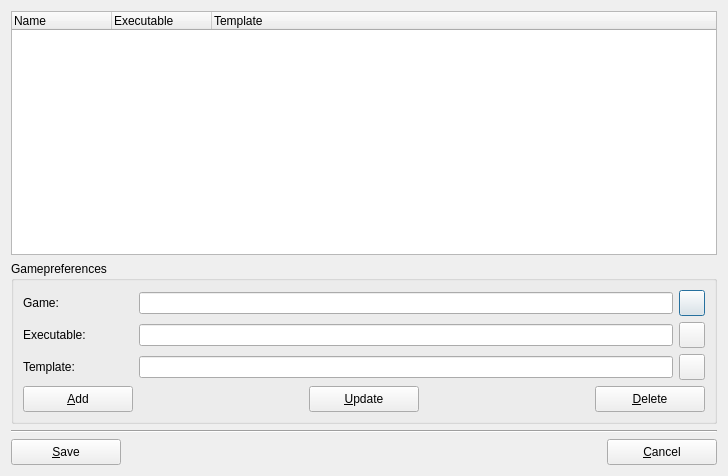
<ui version="4.0" >
 <class>GameDatabaseDialog</class>
 <widget class="QDialog" name="GameDatabaseDialog" >
  <property name="geometry" >
   <rect>
    <x>0</x>
    <y>0</y>
    <width>728</width>
    <height>476</height>
   </rect>
  </property>
  <property name="windowTitle" >
   <string>Game Database</string>
  </property>
  <property name="windowIcon" >
   <iconset resource="../res/dboxfe-gdb.qrc" >:/images/disc-media.png</iconset>
  </property>
  <layout class="QGridLayout" >
   <item row="0" column="0" colspan="3" >
    <widget class="QTreeWidget" name="treeWidget" >
     <column>
      <property name="text" >
       <string>Name</string>
      </property>
     </column>
     <column>
      <property name="text" >
       <string>Executable</string>
      </property>
     </column>
     <column>
      <property name="text" >
       <string>Template</string>
      </property>
     </column>
    </widget>
   </item>
   <item row="1" column="0" colspan="3" >
    <widget class="QGroupBox" name="groupBoxGamePreferences" >
     <property name="title" >
      <string>Gamepreferences</string>
     </property>
     <layout class="QGridLayout" >
      <item row="0" column="0" >
       <layout class="QHBoxLayout" >
        <item>
         <widget class="QLabel" name="lblGameName" >
          <property name="minimumSize" >
           <size>
            <width>110</width>
            <height>0</height>
           </size>
          </property>
          <property name="text" >
           <string>Game:</string>
          </property>
         </widget>
        </item>
        <item>
         <widget class="QLineEdit" name="lineEditGame" />
        </item>
        <item>
         <widget class="QPushButton" name="btnGame" >
          <property name="minimumSize" >
           <size>
            <width>26</width>
            <height>26</height>
           </size>
          </property>
          <property name="maximumSize" >
           <size>
            <width>26</width>
            <height>26</height>
           </size>
          </property>
          <property name="text" >
           <string/>
          </property>
          <property name="icon" >
           <iconset resource="../res/dboxfe-gdb.qrc" >:/images/copy.png</iconset>
          </property>
         </widget>
        </item>
       </layout>
      </item>
      <item row="1" column="0" >
       <layout class="QHBoxLayout" >
        <item>
         <widget class="QLabel" name="lblGameExecutable" >
          <property name="minimumSize" >
           <size>
            <width>110</width>
            <height>0</height>
           </size>
          </property>
          <property name="text" >
           <string>Executable:</string>
          </property>
         </widget>
        </item>
        <item>
         <widget class="QLineEdit" name="lineEditExecutable" />
        </item>
        <item>
         <widget class="QPushButton" name="btnExecutable" >
          <property name="minimumSize" >
           <size>
            <width>26</width>
            <height>26</height>
           </size>
          </property>
          <property name="maximumSize" >
           <size>
            <width>26</width>
            <height>26</height>
           </size>
          </property>
          <property name="text" >
           <string/>
          </property>
          <property name="icon" >
           <iconset resource="../res/dboxfe-gdb.qrc" >:/images/applications.png</iconset>
          </property>
         </widget>
        </item>
       </layout>
      </item>
      <item row="2" column="0" >
       <layout class="QHBoxLayout" >
        <item>
         <widget class="QLabel" name="lblTemplate" >
          <property name="minimumSize" >
           <size>
            <width>110</width>
            <height>0</height>
           </size>
          </property>
          <property name="text" >
           <string>Template:</string>
          </property>
         </widget>
        </item>
        <item>
         <widget class="QLineEdit" name="lineEditTemplate" />
        </item>
        <item>
         <widget class="QPushButton" name="btnTemplate" >
          <property name="minimumSize" >
           <size>
            <width>26</width>
            <height>26</height>
           </size>
          </property>
          <property name="maximumSize" >
           <size>
            <width>26</width>
            <height>26</height>
           </size>
          </property>
          <property name="text" >
           <string/>
          </property>
          <property name="icon" >
           <iconset resource="../res/dboxfe-gdb.qrc" >:/images/paste.png</iconset>
          </property>
         </widget>
        </item>
       </layout>
      </item>
      <item row="3" column="0" >
       <layout class="QHBoxLayout" >
        <item>
         <widget class="QPushButton" name="btnAdd" >
          <property name="minimumSize" >
           <size>
            <width>110</width>
            <height>26</height>
           </size>
          </property>
          <property name="maximumSize" >
           <size>
            <width>110</width>
            <height>26</height>
           </size>
          </property>
          <property name="text" >
           <string>&amp;Add</string>
          </property>
          <property name="icon" >
           <iconset resource="../res/dboxfe-gdb.qrc" >:/images/add.png</iconset>
          </property>
         </widget>
        </item>
        <item>
         <spacer>
          <property name="orientation" >
           <enum>Qt::Horizontal</enum>
          </property>
          <property name="sizeHint" >
           <size>
            <width>40</width>
            <height>20</height>
           </size>
          </property>
         </spacer>
        </item>
        <item>
         <widget class="QPushButton" name="btnUpdate" >
          <property name="minimumSize" >
           <size>
            <width>110</width>
            <height>26</height>
           </size>
          </property>
          <property name="maximumSize" >
           <size>
            <width>110</width>
            <height>26</height>
           </size>
          </property>
          <property name="text" >
           <string>&amp;Update</string>
          </property>
          <property name="icon" >
           <iconset resource="../res/dboxfe-gdb.qrc" >:/images/undo.png</iconset>
          </property>
         </widget>
        </item>
        <item>
         <spacer>
          <property name="orientation" >
           <enum>Qt::Horizontal</enum>
          </property>
          <property name="sizeHint" >
           <size>
            <width>40</width>
            <height>20</height>
           </size>
          </property>
         </spacer>
        </item>
        <item>
         <widget class="QPushButton" name="btnDelete" >
          <property name="minimumSize" >
           <size>
            <width>110</width>
            <height>26</height>
           </size>
          </property>
          <property name="maximumSize" >
           <size>
            <width>110</width>
            <height>26</height>
           </size>
          </property>
          <property name="text" >
           <string>&amp;Delete</string>
          </property>
          <property name="icon" >
           <iconset resource="../res/dboxfe-gdb.qrc" >:/images/trash.png</iconset>
          </property>
         </widget>
        </item>
       </layout>
      </item>
     </layout>
    </widget>
   </item>
   <item row="2" column="0" colspan="3" >
    <widget class="Line" name="line" >
     <property name="orientation" >
      <enum>Qt::Horizontal</enum>
     </property>
    </widget>
   </item>
   <item row="3" column="0" >
    <widget class="QPushButton" name="btnSave" >
     <property name="minimumSize" >
      <size>
       <width>110</width>
       <height>26</height>
      </size>
     </property>
     <property name="maximumSize" >
      <size>
       <width>110</width>
       <height>26</height>
      </size>
     </property>
     <property name="text" >
      <string>&amp;Save</string>
     </property>
     <property name="icon" >
      <iconset resource="../res/dboxfe-gdb.qrc" >:/images/save.png</iconset>
     </property>
    </widget>
   </item>
   <item row="3" column="1" >
    <spacer>
     <property name="orientation" >
      <enum>Qt::Horizontal</enum>
     </property>
     <property name="sizeHint" >
      <size>
       <width>470</width>
       <height>20</height>
      </size>
     </property>
    </spacer>
   </item>
   <item row="3" column="2" >
    <widget class="QPushButton" name="btnCancel" >
     <property name="minimumSize" >
      <size>
       <width>110</width>
       <height>26</height>
      </size>
     </property>
     <property name="maximumSize" >
      <size>
       <width>110</width>
       <height>26</height>
      </size>
     </property>
     <property name="text" >
      <string>&amp;Cancel</string>
     </property>
     <property name="icon" >
      <iconset resource="../res/dboxfe-gdb.qrc" >:/images/delete.png</iconset>
     </property>
    </widget>
   </item>
  </layout>
 </widget>
 <tabstops>
  <tabstop>lineEditGame</tabstop>
  <tabstop>btnGame</tabstop>
  <tabstop>lineEditExecutable</tabstop>
  <tabstop>btnExecutable</tabstop>
  <tabstop>btnAdd</tabstop>
  <tabstop>btnUpdate</tabstop>
  <tabstop>btnDelete</tabstop>
  <tabstop>btnSave</tabstop>
  <tabstop>btnCancel</tabstop>
 </tabstops>
 <resources>
  <include location="../res/dboxfe-gdb.qrc" />
 </resources>
 <connections/>
</ui>
